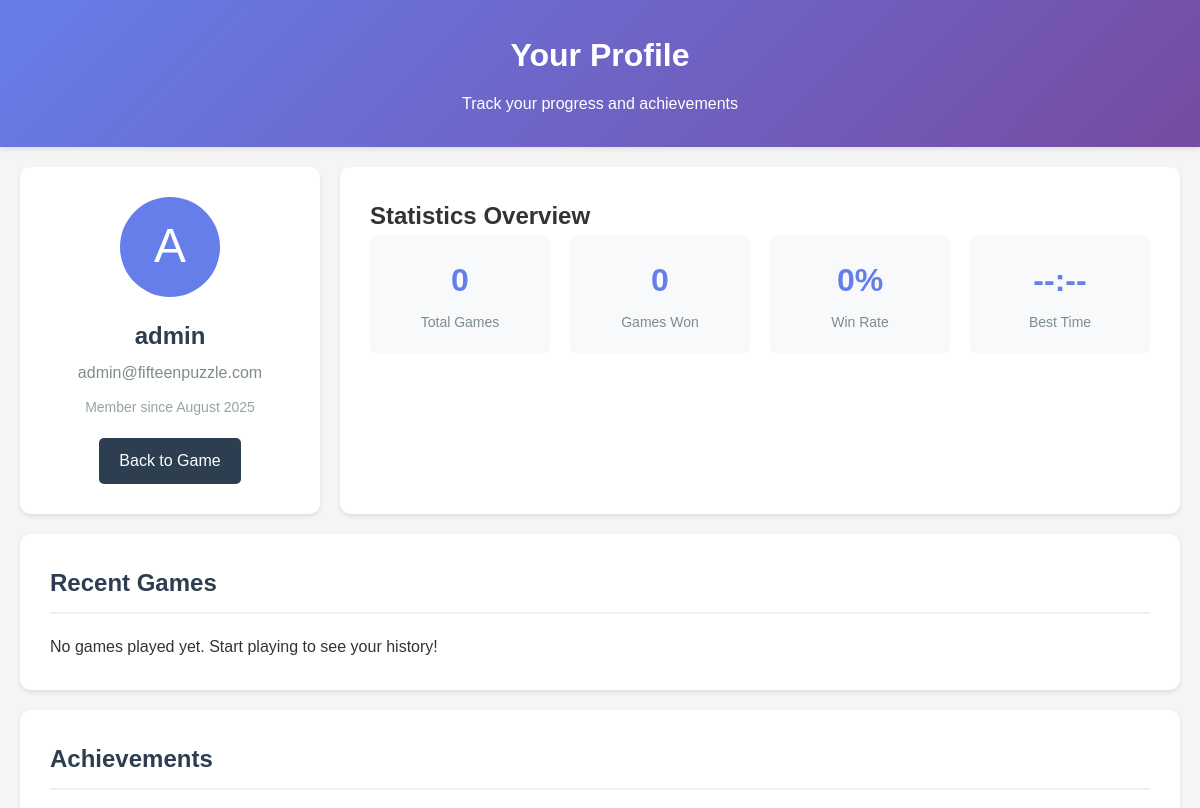
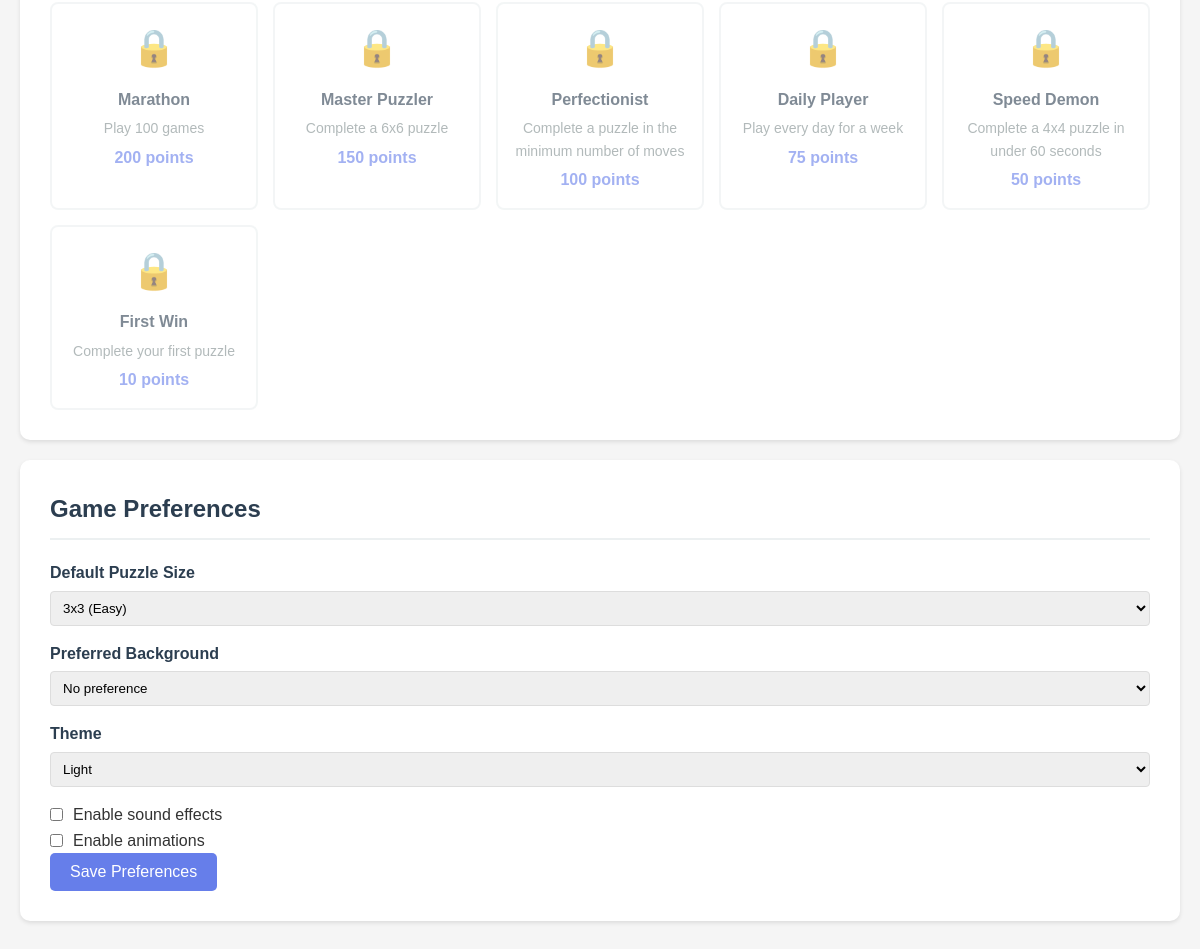
The app's page /profile.php (signed in) with its own data (2 pictures, top to bottom).
### tables this page shows
CREATE TABLE users (
    user_id INT PRIMARY KEY AUTO_INCREMENT,
    username VARCHAR(50) UNIQUE NOT NULL,
    password_hash VARCHAR(255) NOT NULL,
    email VARCHAR(100) UNIQUE NOT NULL,
    role ENUM('player', 'admin') DEFAULT 'player' NOT NULL,
    registration_date DATETIME NOT NULL DEFAULT CURRENT_TIMESTAMP,
    last_login DATETIME,
    INDEX idx_username (username),
    INDEX idx_email (email)
);

CREATE TABLE achievements (
    achievement_id INT PRIMARY KEY AUTO_INCREMENT,
    achievement_name VARCHAR(100) NOT NULL,
    achievement_description TEXT,
    achievement_icon VARCHAR(255),
    points_value INT DEFAULT 0
);

### classes/User.php (called while the page is built, shortened)
<?php
class User {
    private $db;
    public function __construct($db) {
        $this->db = $db;
    }
    public function getPreferences($userId) {
        $stmt = $this->db->prepare("
            SELECT up.*, bi.image_url as preferred_background_url
            FROM user_preferences up
            LEFT JOIN background_images bi ON up.preferred_background_image_id = bi.image_id
            WHERE up.user_id = ?
        ");
        $stmt->execute([$userId]);
        return $stmt->fetch();
    }
    public function getStatistics($userId) {
        $stmt = $this->db->prepare("
            SELECT
                COUNT(*) as total_games,
                SUM(win_status) as games_won,
                AVG(CASE WHEN win_status = 1 THEN time_taken_seconds END) as avg_win_time,
                AVG(CASE WHEN win_status = 1 THEN moves_count END) as avg_moves,
                MIN(CASE WHEN win_status = 1 THEN time_taken_seconds END) as best_time,
                MIN(CASE WHEN win_status = 1 THEN moves_count END) as best_moves
            FROM game_stats
            WHERE user_id = ?
        ");
        $stmt->execute([$userId]);
        return $stmt->fetch();
    }
    public function getAchievements($userId) {
        $stmt = $this->db->prepare("
            SELECT a.*, ua.earned_date
            FROM achievements a
            LEFT JOIN user_achievements ua ON a.achievement_id = ua.achievement_id AND ua.user_id = ?
            ORDER BY a.points_value DESC
        ");
        $stmt->execute([$userId]);
        return $stmt->fetchAll();
    }
}

### profile.php (the view, shortened to what this page needs)
<?php
require_once 'classes/User.php';
$db = getDBConnection();
$userObj = new User($db);
$gameObj = new Game($db);
$stmt = $db->prepare("SELECT * FROM users WHERE user_id = ?");
$stmt->execute([$_SESSION['user_id']]);
$user = $stmt->fetch();
$preferences = $userObj->getPreferences($_SESSION['user_id']);
$stats = $userObj->getStatistics($_SESSION['user_id']);
$recentGames = $gameObj->getUserRecentGames($_SESSION['user_id'], 10);
$achievements = $userObj->getAchievements($_SESSION['user_id']);
$winRate = $stats['total_games'] > 0 ? round(($stats['games_won'] / $stats['total_games']) * 100, 1) : 0;
?>
<!DOCTYPE html>
<html lang="en">
<head>
    <link rel="stylesheet" href="profile-styling.css">
</head>
<body>
    <div class="header">
        <h1>Your Profile</h1>
        <p>Track your progress and achievements</p>
    </div>
    <div class="container">
        <div class="profile-grid">
            <div class="profile-card">
                <div class="avatar">
                    <?php echo strtoupper(substr($user['username'], 0, 1)); ?>
                </div>
                <div class="username"><?php echo htmlspecialchars($user['username']); ?></div>
                <div class="email"><?php echo htmlspecialchars($user['email']); ?></div>
                <div class="member-since">
                    Member since <?php echo date('F Y', strtotime($user['registration_date'])); ?>
                </div>
                <a href="game.php" class="btn btn-secondary">Back to Game</a>
            </div>
            <div class="stats-overview">
                <h2>Statistics Overview</h2>
                <div class="stats-grid">
                    <div class="stat-item">
                        <div class="stat-value"><?php echo $stats['total_games']; ?></div>
                        <div class="stat-label">Total Games</div>
                    </div>
                    <div class="stat-item">
                        <div class="stat-value"><?php echo $stats['games_won'] ?? 0; ?></div>
                        <div class="stat-label">Games Won</div>
                    </div>
                    <div class="stat-item">
                        <div class="stat-value"><?php echo $winRate; ?>%</div>
                        <div class="stat-label">Win Rate</div>
                    </div>
                    <div class="stat-item">
                        <div class="stat-value">
                            <?php echo $stats['best_time'] ? gmdate("i:s", $stats['best_time']) : '--:--'; ?>
                        </div>
                        <div class="stat-label">Best Time</div>
                    </div>
                </div>
            </div>
        </div>
        <div class="section">
            <h2>Recent Games</h2>
            <?php if (empty($recentGames)): ?>
                <p>No games played yet. Start playing to see your history!</p>
            <?php endif; ?>
        </div>
        <div class="section">
            <h2>Achievements</h2>
            <div class="achievements-grid">
                <?php foreach ($achievements as $achievement): ?>
                    <div class="achievement-card <?php echo $achievement['earned_date'] ? 'earned' : 'locked'; ?>">
                        <div class="achievement-icon">
                            <?php echo $achievement['earned_date'] ? '🏆' : '🔒'; ?>
                        </div>
                        <div class="achievement-name">
                            <?php echo htmlspecialchars($achievement['achievement_name']); ?>
                        </div>
                        <div class="achievement-desc">
                            <?php echo htmlspecialchars($achievement['achievement_description']); ?>
                        </div>
                        <div class="achievement-points">
                            <?php echo $achievement['points_value']; ?> points
                        </div>
                    </div>
                <?php endforeach; ?>
            </div>
        </div>
        <div class="section">
            <h2>Game Preferences</h2>
            <form method="POST">
                <div class="form-group">
                    <label for="default_puzzle_size">Default Puzzle Size</label>
                    <select id="default_puzzle_size" name="default_puzzle_size">
                        <option value="3x3" <?php echo $preferences['default_puzzle_size'] === '3x3' ? 'selected' : ''; ?>>3x3 (Easy)</option>
                    </select>
                </div>
                <div class="form-group">
                    <label for="preferred_background_id">Preferred Background</label>
                    <select id="preferred_background_id" name="preferred_background_id">
                        <option value="">No preference</option>
                    </select>
                </div>
                <div class="form-group">
                    <label for="theme_preference">Theme</label>
                    <select id="theme_preference" name="theme_preference">
                        <option value="light" <?php echo $preferences['theme_preference'] === 'light' ? 'selected' : ''; ?>>Light</option>
                    </select>
                </div>
                <div class="checkbox-group">
                    <input type="checkbox" id="sound_enabled" name="sound_enabled"
                           <?php echo $preferences['sound_enabled'] ? 'checked' : ''; ?>>
                    <label for="sound_enabled">Enable sound effects</label>
                </div>
                <div class="checkbox-group">
                    <input type="checkbox" id="animations_enabled" name="animations_enabled"
                           <?php echo $preferences['animations_enabled'] ? 'checked' : ''; ?>>
                    <label for="animations_enabled">Enable animations</label>
                </div>
                <button type="submit" class="btn btn-primary">Save Preferences</button>
            </form>
        </div>
    </div>
</body>
</html>

### profile-styling.css (style rules this page uses)
* { box-sizing: border-box; margin: 0; padding: 0; }
body { font-family: Arial, sans-serif; background-color: #f5f5f5; color: #333; line-height: 1.6; }
.header { background: linear-gradient(135deg, #667eea 0%, #764ba2 100%); color: white; padding: 30px 20px; text-align: center; box-shadow: 0 2px 5px rgba(0, 0, 0, 0.1); }
.header h1 { margin-bottom: 10px; }
.container { max-width: 1200px; margin: 0 auto; padding: 20px; }
.profile-grid { display: grid; grid-template-columns: 300px 1fr; gap: 20px; margin-bottom: 20px; }
.profile-card { background: white; border-radius: 10px; box-shadow: 0 2px 4px rgba(0, 0, 0, 0.1); padding: 30px; text-align: center; }
.avatar { width: 100px; height: 100px; background: #667eea; border-radius: 50%; margin: 0 auto 20px; display: flex; align-items: center; justify-content: center; font-size: 48px; color: white; }
.username { font-size: 24px; font-weight: bold; color: #2c3e50; margin-bottom: 5px; }
.email { color: #7f8c8d; margin-bottom: 10px; }
.member-since { font-size: 14px; color: #95a5a6; margin-bottom: 20px; }
.stats-overview { background: white; border-radius: 10px; box-shadow: 0 2px 4px rgba(0, 0, 0, 0.1); padding: 30px; }
.stats-grid { display: grid; grid-template-columns: repeat(auto-fit, minmax(150px, 1fr)); gap: 20px; }
.stat-item { text-align: center; padding: 20px; background: #f8f9fa; border-radius: 8px; }
.stat-value { font-size: 32px; font-weight: bold; color: #667eea; margin-bottom: 5px; }
.stat-label { color: #7f8c8d; font-size: 14px; }
.section { background: white; border-radius: 10px; box-shadow: 0 2px 4px rgba(0, 0, 0, 0.1); padding: 30px; margin-bottom: 20px; }
.section h2 { color: #2c3e50; margin-bottom: 20px; padding-bottom: 10px; border-bottom: 2px solid #ecf0f1; }
.achievements-grid { display: grid; grid-template-columns: repeat(auto-fill, minmax(200px, 1fr)); gap: 15px; }
.achievement-card { border: 2px solid #ecf0f1; border-radius: 8px; padding: 15px; text-align: center; transition: all 0.3s; }
.achievement-card.locked { opacity: 0.6; }
.achievement-icon { font-size: 36px; margin-bottom: 10px; }
.achievement-name { font-weight: bold; color: #2c3e50; margin-bottom: 5px; }
.achievement-desc { font-size: 14px; color: #7f8c8d; }
.achievement-points { font-weight: bold; color: #667eea; margin-top: 5px; }
.form-group { margin-bottom: 15px; }
.form-group label { display: block; margin-bottom: 5px; font-weight: bold; color: #2c3e50; }
.form-group select, .form-group input { width: 100%; padding: 8px; border: 1px solid #ddd; border-radius: 4px; }
.checkbox-group { display: flex; align-items: center; gap: 10px; }
.checkbox-group input { width: auto; }
.btn { padding: 10px 20px; border: none; border-radius: 5px; font-size: 16px; cursor: pointer; transition: background-color 0.3s; }
.btn-primary { background: #667eea; color: white; }
.btn-secondary { background: #2c3e50; color: white; text-decoration: none; display: inline-block; }

### records on screen
users: username "A", username "admin", email "admin@fifteenpuzzle.com", registration_date "August 2025"
achievements: achievement_name "Marathon", achievement_description "Play 100 games", points_value "200"
achievements: achievement_name "Master Puzzler", achievement_description "Complete a 6x6 puzzle", points_value "150"
achievements: achievement_name "Perfectionist", achievement_description "Complete a puzzle in the minimum number of moves", points_value "100"
achievements: achievement_name "Daily Player", achievement_description "Play every day for a week", points_value "75"
achievements: achievement_name "Speed Demon", achievement_description "Complete a 4x4 puzzle in under 60 seconds", points_value "50"
achievements: achievement_name "First Win", achievement_description "Complete your first puzzle", points_value "10"

### other values on screen
$stats['total_games'] "0"
$stats['games_won'] "0"
$winRate "0"
